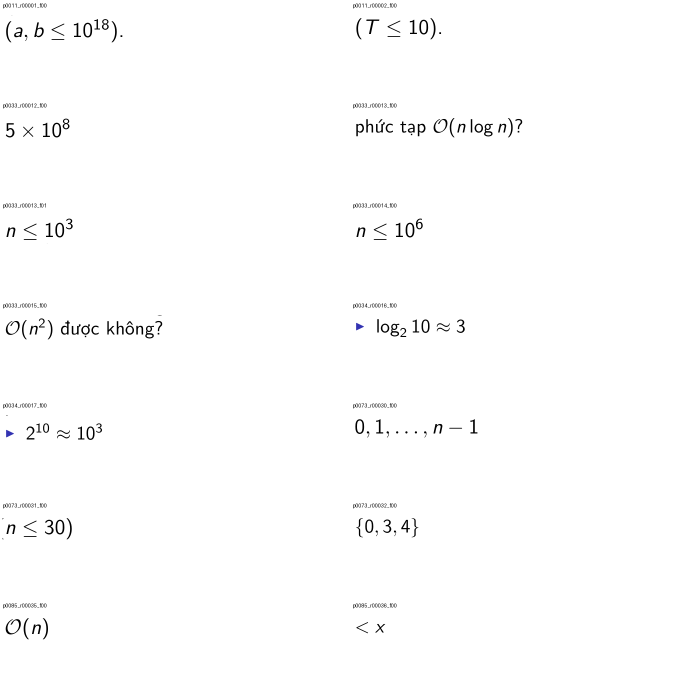
#> input picture AI/Qwen_cpt_version/region_preprocessing_v2/evidence/formula_crop_candidate.png, 1400 x 1400 px (shown at 1/2 size)
$ python -i ocr_probe.py   (imports and definitions only)   (older library calls are emulated)
#> lines starting #> are read from the running program, lines starting #| are printed output that depends on the picture; after the words box and inside, x2 and y2 are one past the last pixel; in counts of white or black regions, pixels touching at a corner belong together
#> further down, picture is the input picture: shape (1400, 1400, 3); mean B, G, R 252.9, 252.9, 252.9
"""Bounded, resumable OCR evidence collection; never writes review decisions."""
from __future__ import annotations

import argparse
from concurrent.futures import ThreadPoolExecutor, as_completed
from collections import Counter
import csv
import gzip
import hashlib
import io
import json
import math
import os
from pathlib import Path
import queue
import re
import signal
import subprocess
import sys
import tempfile
import threading
import time
import traceback
import uuid

VERSION = "sft-ocr-probe-v3"
WIRE_PREFIX = "__BKQUIZ_OCR_RESULT_V1__\t"
DEFAULT_TESSERACT = Path(r"C:\Program Files\Tesseract-OCR\tesseract.exe")


def canonical(value):
    return json.dumps(value,ensure_ascii=False,sort_keys=True,separators=(",",":"),allow_nan=False)


def sha(path):
    with Path(path).open("rb") as stream:return hashlib.file_digest(stream,"sha256").hexdigest()


# [11 lines left out: function atomic_json, not called in this run]


def read_jsonl(path):
    with Path(path).open(encoding="utf-8-sig") as stream:
        return [json.loads(line) for line in stream if line.strip()]


# [39 lines left out: function parse_tsv, not called in this run]


def image_metrics(image):
    import cv2
    import numpy as np
    gray=image if image.ndim==2 else cv2.cvtColor(image,cv2.COLOR_BGR2GRAY)
    height,width=gray.shape
#> height = 1400; width = 1400
    mask=(gray<210).astype("uint8")
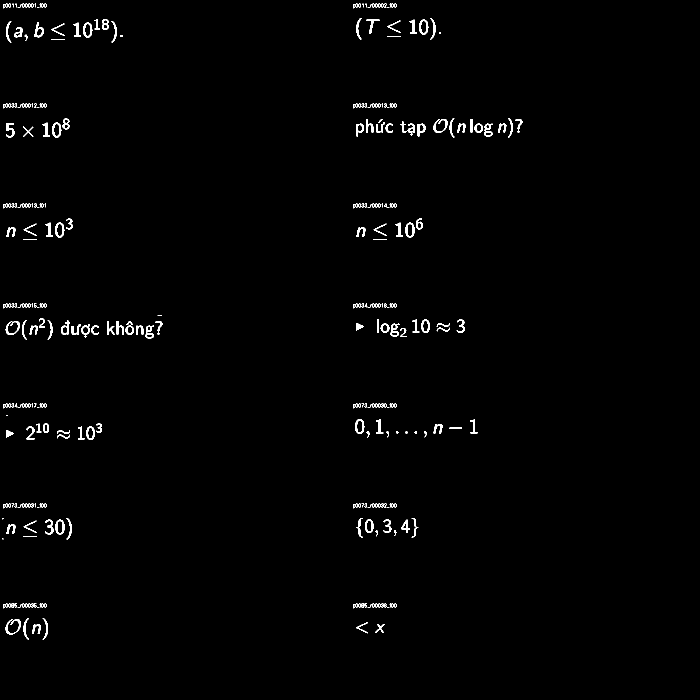
#> mask: shape (1400, 1400) (shown at 1/2 size); values 0 (black) and 1 (white), 1.1% white; 309 white regions (57 under 20 px), largest, box (x1, y1, x2, y2) and area: (11, 1238, 42, 1269) 302, (867, 238, 895, 266) 261, (11, 642, 40, 670) 258
    count,_,stats,_=cv2.connectedComponentsWithStats(mask,8)
#> count = 310; stats = 310 rows, first 6: [0, 0, 1400, 1400, 1939126], [6, 7, 10, 10, 44], [17, 7, 5, 8, 22], [24, 7, 3, 8, 11], [30, 7, 3, 8, 11], [41, 7, 8, 8, 31]
    glyphs=[s for s in stats[1:] if 2<=s[cv2.CC_STAT_AREA]<=3000 and 2<=s[cv2.CC_STAT_HEIGHT]<=90 and 1<=s[cv2.CC_STAT_WIDTH]<=120]
#> glyphs = 279 items, first 6: [6, 7, 10, 10, 44], [17, 7, 5, 8, 22], [24, 7, 3, 8, 11], [30, 7, 3, 8, 11], [41, 7, 8, 8, 31], [50, 7, 5, 8, 22]
    heights=[int(s[cv2.CC_STAT_HEIGHT]) for s in glyphs]
#> heights = 279 values, max 43 at index 22, min 2 at index 40, mean 14.31
    active=(mask.sum(axis=1)>max(2,width*.003)).astype("uint8")
#> active = 1400 values, max 1 at index 7, min 0 at index 0, mean 0.258
    transitions=int(np.sum((active[1:]==1)&(active[:-1]==0)))+int(active[0])
#> transitions = 17
    return {"width":width,"height":height,"pixels":width*height,
            "ink_fraction":round(float(mask.mean()),6),"gray_mean":round(float(gray.mean()),3),
            "gray_std":round(float(gray.std()),3),"contrast_p95_p05":round(float(np.percentile(gray,95)-np.percentile(gray,5)),3),
            "laplacian_variance":round(float(cv2.Laplacian(gray,cv2.CV_64F).var()),3),
            "connected_components":count-1,"glyph_like_components":len(glyphs),
            "median_glyph_height":float(np.median(heights)) if heights else None,
            "small_glyph_fraction":round(sum(h<8 for h in heights)/len(heights),4) if heights else 0,
            "active_row_fraction":round(float(active.mean()),5),"ink_row_runs":transitions}


# [151 lines left out: functions ocr_ink_metrics, render_preview, tesseract_tsv, worker, terminate_tree, frame_payload and 2 more, not called in this run]


class StreamSession:
    """Persistent imports with one externally bounded request at a time."""
    def __init__(self,temp_root,timeout):
        self.temp_root=Path(temp_root);self.timeout=timeout;self.process=None;self.log=None

    # [47 lines left out: functions start, probe, close, not called in this run]


class StreamPool:
    def __init__(self,temp_root,timeout):
        self.temp_root=temp_root;self.timeout=timeout;self.local=threading.local();self.sessions=[];self.lock=threading.Lock()
    # [5 lines left out: function probe, not called in this run]
    def close(self):
        for session in self.sessions:session.close()


# [46 lines left out: functions append_journal, summarize_journal, ids_from_file, not called in this run]


def evidence_identity(page,config):
    return hashlib.sha256(canonical({"page_identity":page["identity"],"config":config}).encode()).hexdigest()


# [103 lines left out: functions run, main, not called in this run]


# [1 line not run here, left out]

>>> import cv2
>>> picture = cv2.imread('../../Qwen_cpt_version/region_preprocessing_v2/evidence/formula_crop_candidate.png')
>>> result = image_metrics(picture)
#> result = 14 items
